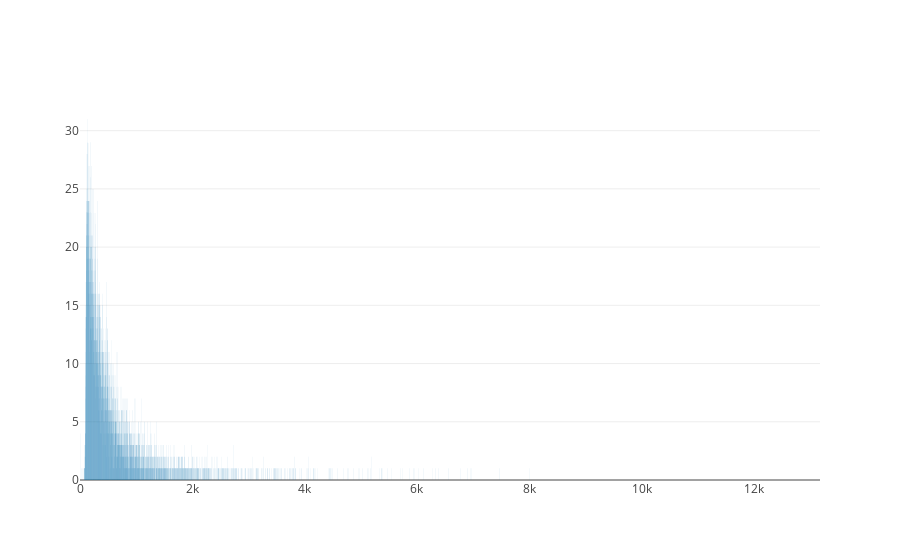

The notebook cell saved with this chart:
### Code cell
revLengths = []
revLengthFreqs = []
for i in range(maxRevLength):
    revLengths.append(i)
    if i in allReviewLengthFrequenciesDict:
        revLengthFreqs.append(allReviewLengthFrequenciesDict[i])
    else:
        revLengthFreqs.append(0)

data = [
        Bar(
            x=revLengths,
            y=revLengthFreqs
        )
]

iplot(data)

### Figure 1 — Plotly figure (JSON) as saved in the notebook; plotly's stock layout.template omitted (floating-point values rounded to 4 significant figures; data arrays with more than 128 entries replaced by an {"elided": "..."} marker saying what was removed)
{"data": [{"type": "bar", "x": {"elided": "13177 int values"}, "y": {"elided": "13177 int values"}}], "layout": {}}
